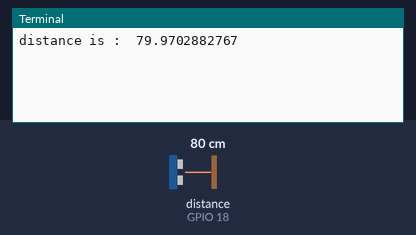
The program below on a simulated Raspberry Pi (BCM pin numbers). On the bench: the last lines printed to the terminal. The inputs (shaded band) are chosen by the test bench; at power-on: distance to the obstacle (sensor on GPIO 18) 80 cm. The echo pulse lasts 58.3 µs per cm; no MQTT or app messages arrive unless stated; the clock reads 2024-03-15 10:24:30 at power-on unless the program sets it.

Above: at 1.2 s.
1.3 s: distance to the obstacle (sensor on GPIO 18) set to 2 cm
At 2.4 s:
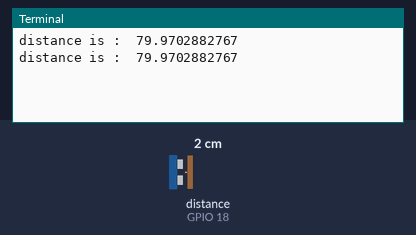
3.0 s: distance to the obstacle (sensor on GPIO 18) set to 4 cm
At 4.7 s:
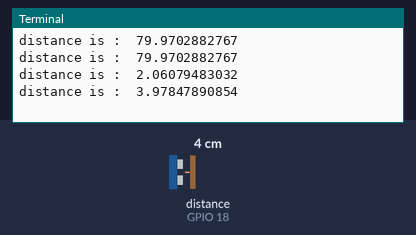
Timing chart, 0 to 6.2 s (numbered marks = the images above; inputs shaded):
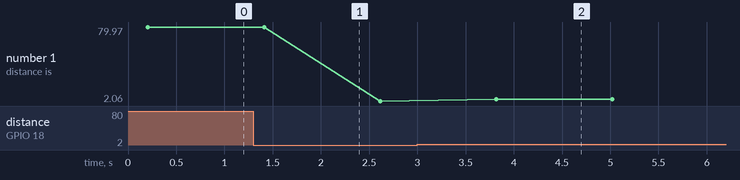

The program:

ultra_publish.py
```python
import RPi.GPIO as R
import requests
from time import time,sleep
import paho.mqtt.publish as p

R.setwarnings(False)
R.setmode(R.BCM)
R.setup(23,R.OUT)
R.setup(18,R.IN)

Triger_pin = 23
Echo_pin = 18

try:
	while(True):

		R.output(Triger_pin,True)
		sleep(0.001)
		R.output(Triger_pin,False)

		start_time = time()
		end_time = time()

		while(R.input(Echo_pin) == 0):
			start_time = time()


		while(R.input(Echo_pin) == 1):
			end_time = time()


		duration = end_time - start_time
		distance = (duration * 34300)/2

		i= distance

		p.single(topic = "water_level",
			payload= str(i),
			hostname="broker.shiftr.io",
			auth={"username":'harharhar',"password":'harshit123'})
		print "distance is : ", + i
		sleep(1)
except Exception as ex:
	R.cleanup(ex)
```

Measured:
- after the input at 3.0 s, the terminal: prints a new line after 0.82 s (image 2)
- plotted number 1: 79.97 → 2.06 after the input at 1.3 s, 2.06 → 3.98 after the input at 3.0 s
